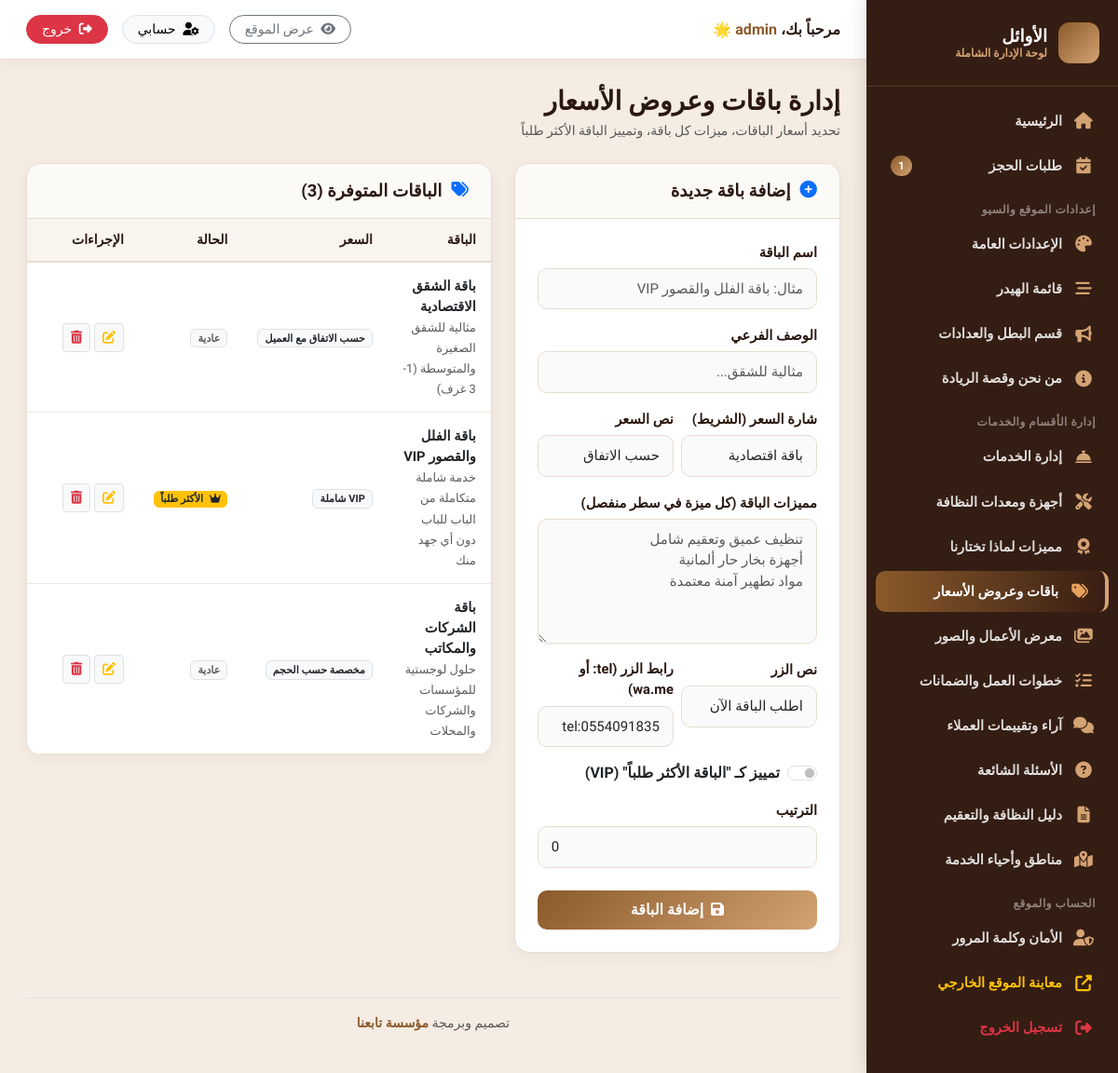
Page /admin/packages.php (signed in) on the earlier database version.
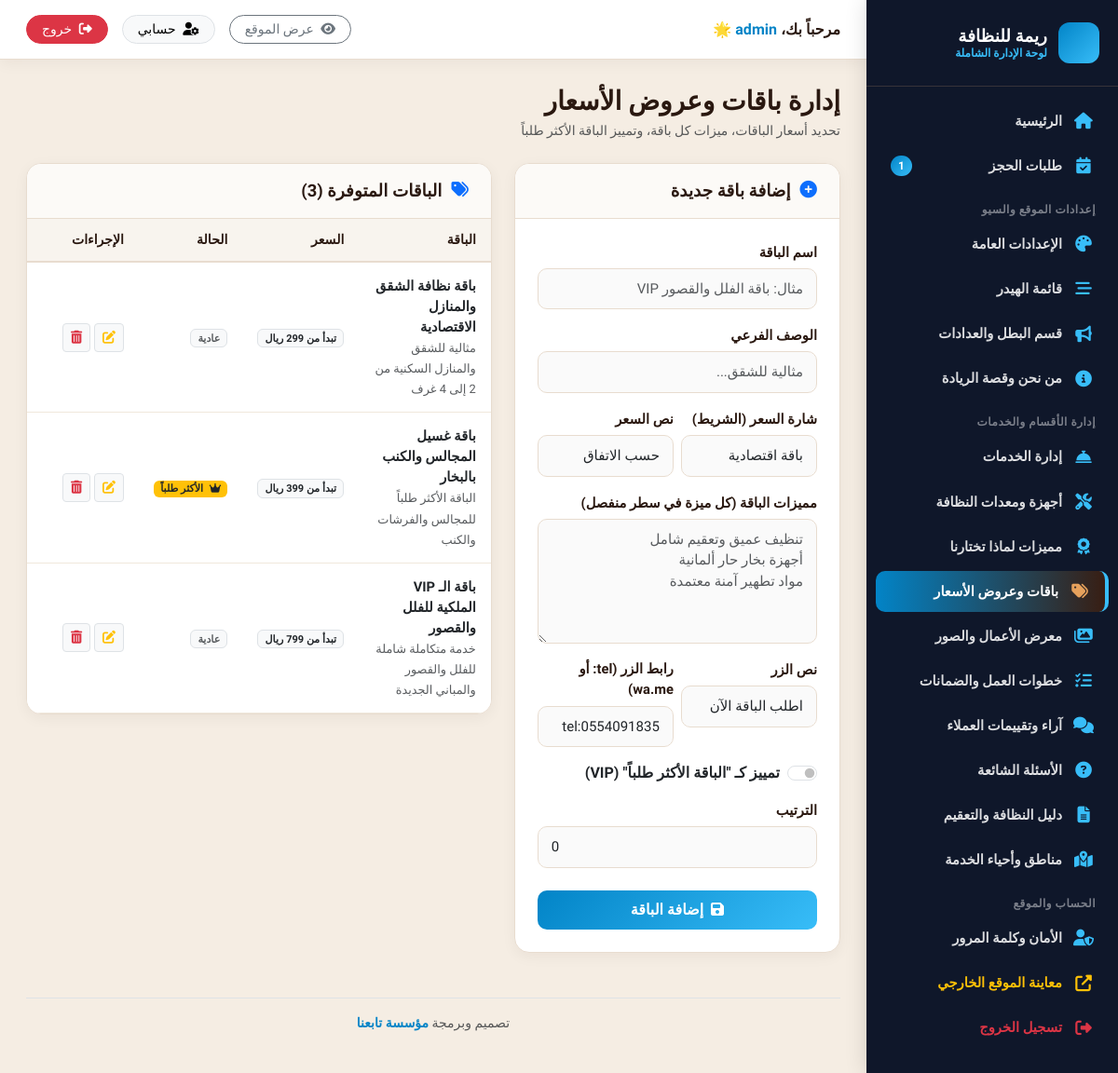
Same page on the later database version.
### tables this page shows
CREATE TABLE packages (
  id INTEGER PRIMARY KEY AUTOINCREMENT,
  title TEXT NOT NULL,
  subtitle TEXT NOT NULL,
  price_badge TEXT NOT NULL,
  price_text TEXT NOT NULL,
  features TEXT NOT NULL,
  btn_text TEXT NOT NULL,
  btn_link TEXT NOT NULL,
  is_popular INTEGER DEFAULT 0,
  sort_order INTEGER DEFAULT 0
);

### includes/functions.php (called while the page is built, shortened)
<?php
function get_all_settings() {
    return $GLOBALS['_cached_settings'];
}
function get_setting($key, $default = '') {
    $settings = get_all_settings();
    return isset($settings[$key]) && $settings[$key] !== '' ? $settings[$key] : $default;
}

### admin/packages.php (the view, shortened to what the changed rows need)
<?php
require_once __DIR__ . '/includes/admin_header.php';
$packages = $pdo->query("SELECT * FROM packages ORDER BY sort_order ASC, id ASC")->fetchAll();
?>
<div class="row g-4">
  <div class="col-lg-7">
    <div class="content-card">
      <div class="content-card-body p-0">
        <div class="table-responsive">
          <table class="table table-hover align-middle mb-0">
            <thead>
              <tr>
                <th>الباقة</th>
                <th>السعر</th>
                <th>الحالة</th>
                <th width="120">الإجراءات</th>
              </tr>
            </thead>
            <tbody>
              <?php foreach ($packages as $p): ?>
              <tr>
                <td>
                  <strong class="d-block text-dark"><?= htmlspecialchars($p['title']) ?></strong>
                  <small class="text-muted"><?= htmlspecialchars($p['subtitle']) ?></small>
                </td>
                <td>
                  <span class="badge bg-light text-dark border"><?= htmlspecialchars($p['price_text']) ?></span>
                </td>
                <td>
                  <?php if (!empty($p['is_popular'])): ?>
                    <span class="badge bg-warning text-dark"><i class="fas fa-crown me-1"></i> الأكثر طلباً</span>
                  <?php else: ?>
                    <span class="badge bg-light text-muted border">عادية</span>
                  <?php endif; ?>
                </td>
                <td>
                  <a href="packages.php?edit_id=<?= $p['id'] ?>" class="btn btn-sm btn-light border" title="تعديل">
                    <i class="fas fa-edit text-warning"></i>
                  </a>
                  <a href="packages.php?delete_id=<?= $p['id'] ?>" class="btn btn-sm btn-light border confirm-delete" title="حذف">
                    <i class="fas fa-trash-alt text-danger"></i>
                  </a>
                </td>
              </tr>
              <?php endforeach; ?>
            </tbody>
          </table>
        </div>
      </div>
    </div>
  </div>
</div>
<?php require_once __DIR__ . '/includes/admin_footer.php'; ?>

### admin/includes/admin_header.php (shortened to what the changed rows need)
<?php
require_once __DIR__ . '/../../includes/functions.php';
$current_page = basename($_SERVER['PHP_SELF']);
try {
    $new_bookings_count = (int)$pdo->query("SELECT COUNT(*) FROM bookings WHERE status = 'new'")->fetchColumn();
} catch (Exception $e) {
    $new_bookings_count = 0;
}
$site_short_name = get_setting('site_short_name', 'ريمة للنظافة');
?>
<!DOCTYPE html>
<html lang="ar" dir="rtl">
<head>
  <link rel="stylesheet" href="https://cdn.jsdelivr.net/npm/bootstrap@5.3.2/dist/css/bootstrap.rtl.min.css">
  <link rel="stylesheet" href="https://cdnjs.cloudflare.com/ajax/libs/font-awesome/6.5.1/css/all.min.css">
  <link rel="stylesheet" href="/admin/assets/css/admin.css">
</head>
<body>
<div class="admin-wrapper">
  <aside class="admin-sidebar">
    <div class="sidebar-header">
      <div class="sidebar-brand-icon"><i class="fas fa-sparkles"></i></div>
      <div class="sidebar-brand-title">
        <?= htmlspecialchars($site_short_name) ?>
        <small>لوحة الإدارة الشاملة</small>
      </div>
    </div>
    <ul class="sidebar-menu">
      <li>
        <a href="index.php" class="sidebar-link <?= $current_page == 'index.php' ? 'active' : '' ?>">
          <i class="fas fa-home"></i> الرئيسية
        </a>
      </li>
      <li>
        <a href="bookings.php" class="sidebar-link <?= $current_page == 'bookings.php' ? 'active' : '' ?>">
          <i class="fas fa-calendar-check"></i> طلبات الحجز
          <?php if ($new_bookings_count > 0): ?>
            <span class="sidebar-badge"><?= $new_bookings_count ?></span>
          <?php endif; ?>
        </a>
      </li>
      <li>
        <a href="settings.php" class="sidebar-link <?= $current_page == 'settings.php' ? 'active' : '' ?>">
          <i class="fas fa-palette"></i> الإعدادات العامة
        </a>
      </li>
      <li>
        <a href="nav.php" class="sidebar-link <?= $current_page == 'nav.php' ? 'active' : '' ?>">
          <i class="fas fa-bars-staggered"></i> قائمة الهيدر
        </a>
      </li>
      <li>
        <a href="hero.php" class="sidebar-link <?= $current_page == 'hero.php' ? 'active' : '' ?>">
          <i class="fas fa-bullhorn"></i> قسم البطل والعدادات
        </a>
      </li>
      <li>
        <a href="about.php" class="sidebar-link <?= $current_page == 'about.php' ? 'active' : '' ?>">
          <i class="fas fa-info-circle"></i> من نحن وقصة الريادة
        </a>
      </li>
      <li>
        <a href="services.php" class="sidebar-link <?= $current_page == 'services.php' ? 'active' : '' ?>">
          <i class="fas fa-concierge-bell"></i> إدارة الخدمات
        </a>
      </li>
      <li>
        <a href="fleet.php" class="sidebar-link <?= $current_page == 'fleet.php' ? 'active' : '' ?>">
          <i class="fas fa-tools"></i> أجهزة ومعدات النظافة
        </a>
      </li>
      <li>
        <a href="whyus.php" class="sidebar-link <?= $current_page == 'whyus.php' ? 'active' : '' ?>">
          <i class="fas fa-award"></i> مميزات لماذا تختارنا
        </a>
      </li>
      <li>
        <a href="gallery.php" class="sidebar-link <?= $current_page == 'gallery.php' ? 'active' : '' ?>">
          <i class="fas fa-images"></i> معرض الأعمال والصور
        </a>
      </li>
      <li>
        <a href="process_guarantees.php" class="sidebar-link <?= $current_page == 'process_guarantees.php' ? 'active' : '' ?>">
          <i class="fas fa-tasks"></i> خطوات العمل والضمانات
        </a>
      </li>
      <li>
        <a href="testimonials.php" class="sidebar-link <?= $current_page == 'testimonials.php' ? 'active' : '' ?>">
          <i class="fas fa-comments"></i> آراء وتقييمات العملاء
        </a>
      </li>
      <li>
        <a href="faqs.php" class="sidebar-link <?= $current_page == 'faqs.php' ? 'active' : '' ?>">
          <i class="fas fa-question-circle"></i> الأسئلة الشائعة
        </a>
      </li>
      <li>
        <a href="seo_guide.php" class="sidebar-link <?= $current_page == 'seo_guide.php' ? 'active' : '' ?>">
          <i class="fas fa-file-alt"></i> دليل النظافة والتعقيم
        </a>
      </li>
      <li>
        <a href="areas.php" class="sidebar-link <?= $current_page == 'areas.php' ? 'active' : '' ?>">
          <i class="fas fa-map-marked-alt"></i> مناطق وأحياء الخدمة
        </a>
      </li>
      <li>
        <a href="profile.php" class="sidebar-link <?= $current_page == 'profile.php' ? 'active' : '' ?>">
          <i class="fas fa-user-shield"></i> الأمان وكلمة المرور
        </a>
      </li>
    </ul>
  </aside>
  <div class="admin-main">
    <header class="admin-topbar">
      <div class="fw-bold d-none d-md-block" style="color:var(--text-dark);">
        مرحباً بك، <span style="color:var(--primary);"><?= htmlspecialchars($_SESSION['admin_username'] ?? 'المدير') ?></span> 🌟
      </div>
    </header>
    <main class="admin-content">

### admin/includes/admin_footer.php (shortened to what the changed rows need)
      <footer class="text-center py-3 text-muted small mt-4 border-top">
        تصميم وبرمجة <a href="https://tab3na.com" target="_blank" rel="noopener" class="text-decoration-none fw-bold" style="color:var(--sidebar-active, #8B5A2B);">مؤسسة تابعنا</a>
      </footer>
    </main>
  </div>
</div>
</body>
</html>

Differences in the rows shown:
removed packages: title "باقة الشقق الاقتصادية", subtitle "مثالية للشقق الصغيرة والمتوسطة (1-3 غرف)", price_text "حسب الاتفاق مع العميل", is_popular "عادية"
removed packages: title "باقة الفلل والقصور VIP", subtitle "خدمة شاملة متكاملة من الباب للباب دون أي جهد منك", price_text "VIP شاملة", is_popular 1 (drawn)
removed packages: title "باقة الشركات والمكاتب", subtitle "حلول لوجستية للمؤسسات والشركات والمحلات", price_text "مخصصة حسب الحجم", is_popular "عادية"
added packages: title "باقة نظافة الشقق والمنازل الاقتصادية", subtitle "مثالية للشقق والمنازل السكنية من 2 إلى 4 غرف", price_text "تبدأ من 299 ريال", is_popular "عادية"
added packages: title "باقة غسيل المجالس والكنب بالبخار", subtitle "الباقة الأكثر طلباً للمجالس والفرشات والكنب", price_text "تبدأ من 399 ريال", is_popular 1 (drawn)
added packages: title "باقة الـ VIP الملكية للفلل والقصور", subtitle "خدمة متكاملة شاملة للفلل والقصور والمباني الجديدة", price_text "تبدأ من 799 ريال", is_popular "عادية"
Other differences:
$site_short_name: "الأوائل" → "ريمة للنظافة"
